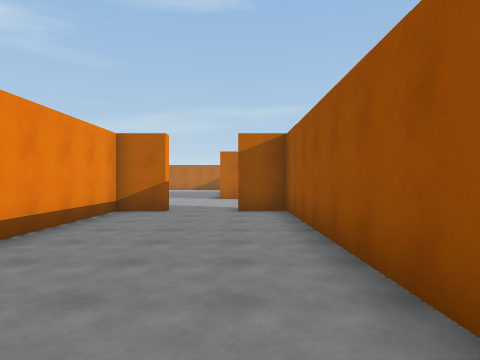
View 1 (above)

24 first-person views from a walk through a scene from a Unity 3-D project. The camera is 1.5 m above the floor, looks level and sees 70° across. The floor is counted in squares, 2 m on a side. Each view is taken from the middle of a square. On the plan, view 1 faces up. The plan holds only what a view shows up to about 11 squares ahead; the rest is blank. The place goes on beyond the plan. The player character is not drawn.

View 2
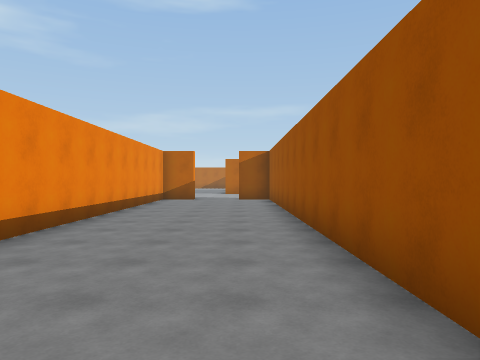

View 3
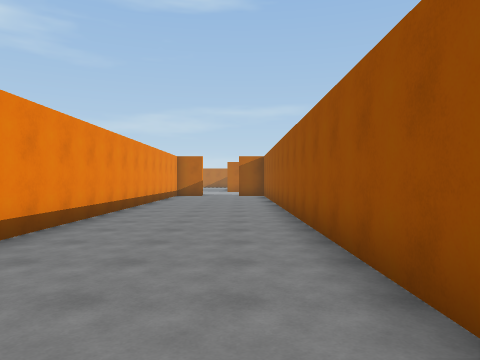

View 4
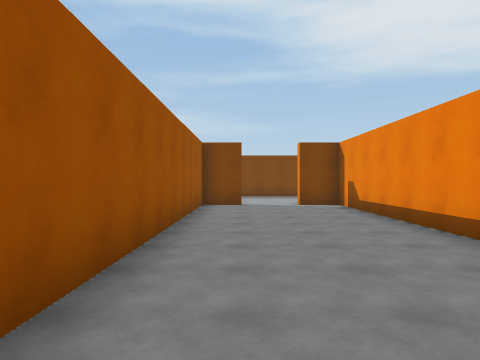

View 5
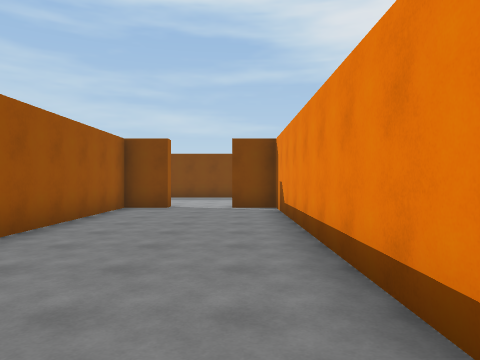

View 6
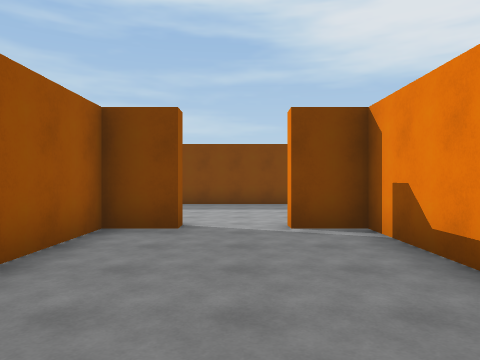

View 7
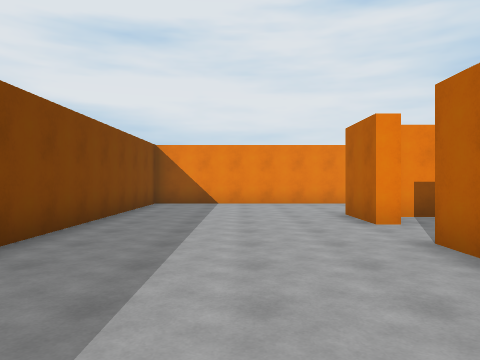

View 8
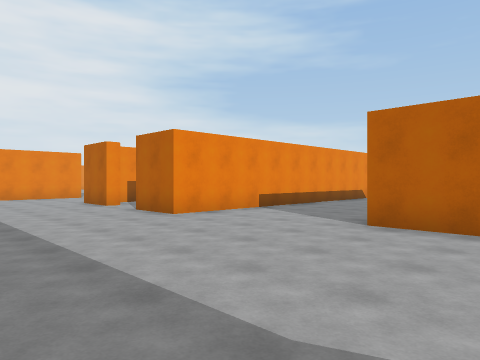

View 9
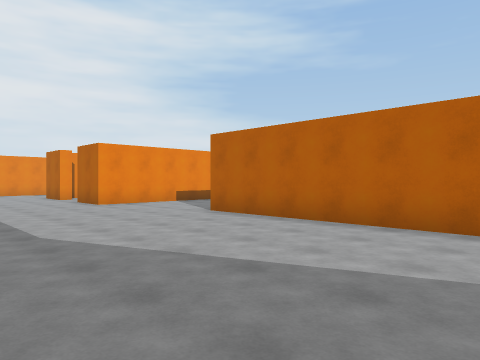

View 10
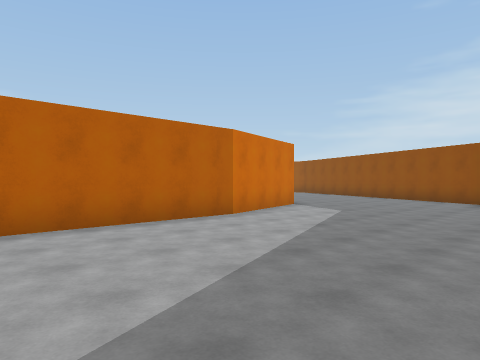

View 11
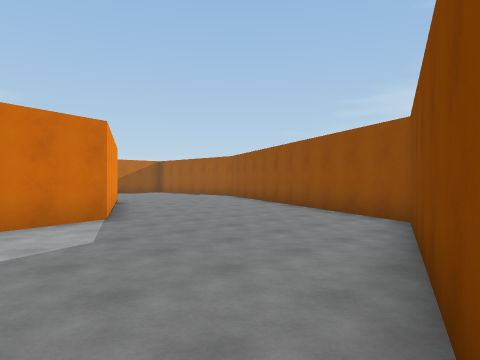

View 12
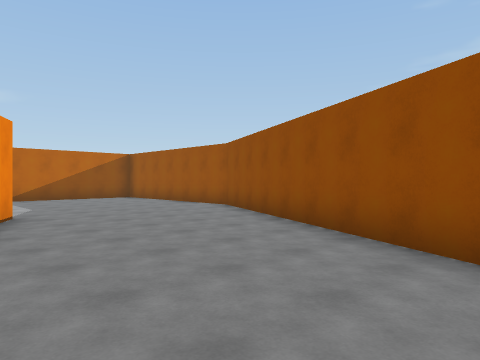

View 13
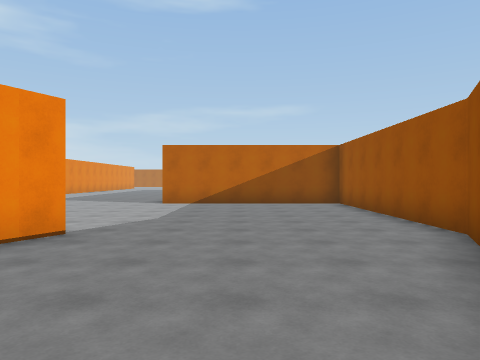

View 14
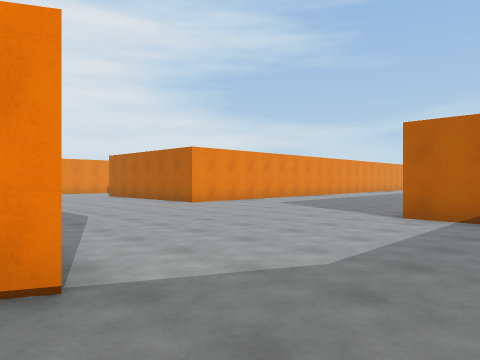

View 15
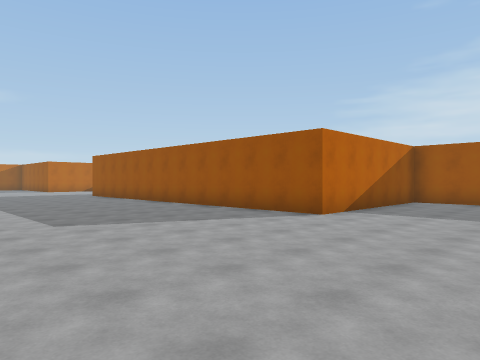

View 16
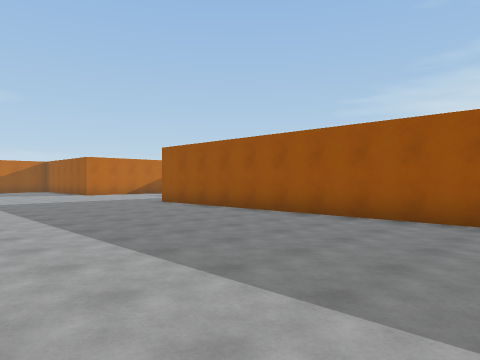

View 17
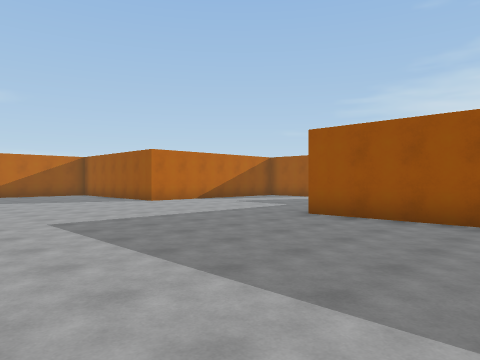

View 18
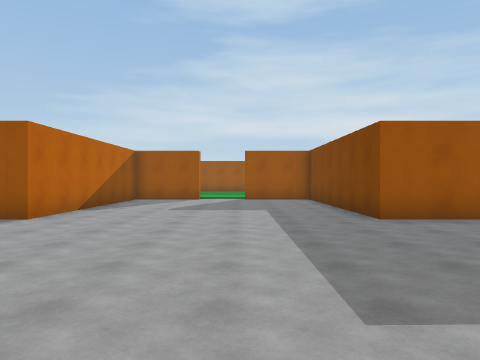

View 19
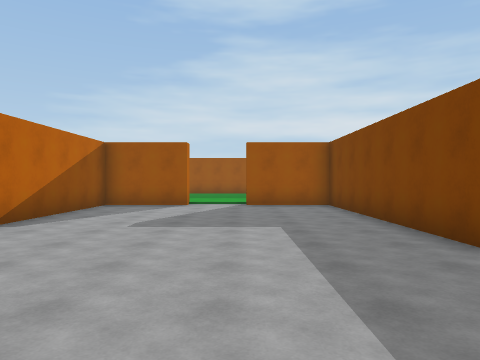

View 20
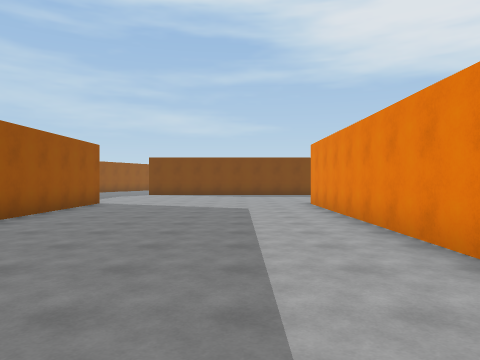

View 21
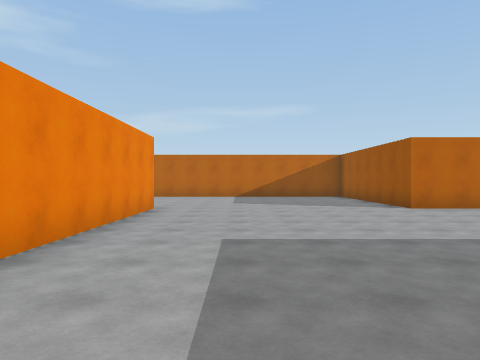

View 22
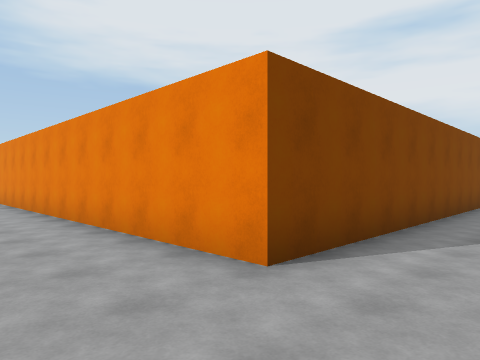

View 23
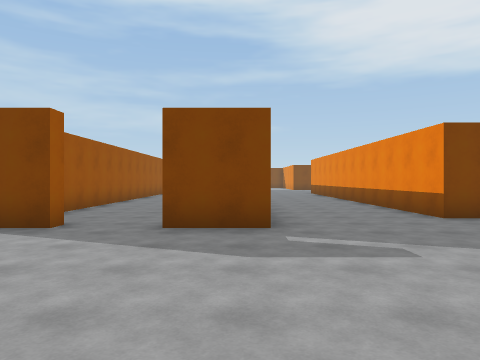

View 24
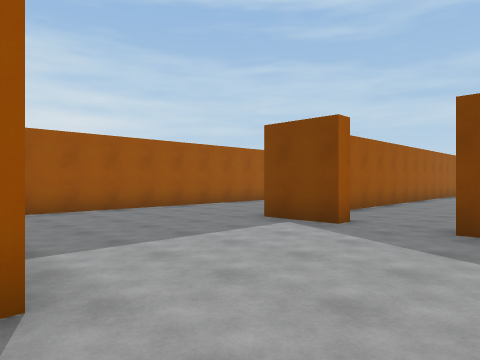

### Floor plan
Points are (right, up) in squares from view 1. A wall is a line through its corners. A room is listed if a view was taken in it or the views show most of it. See-through windows are left out.
Room 1 (views 1, 2, 3, 4, 5, 6)
walls: (0, -12.3) (1.1, -12.3) (1.1, 8.2) (0, 8.2); (-1.8, 8.2) (-3, 8.2) (-3, -12.3) (-1.8, -12.3)
ways out: opening at (-1, -12) to room 2; opening at (-1, 9) to room 2
Room 2 (views 7, 8, 9, 10, 11, 12, 13, 14, 15, 16, 17, 18, 19, 20, 21, 22, 23, 24)
walls: (5.5, 6.9) (5.5, 12.1); (1.6, -7.8) (1.6, -12.7) (0, -12.7) (0, -12.3); (0, 8.2) (0, 8.7) (1.6, 8.7); (18.6, -5.2) (15.8, -10.6) (12.3, -11.5); (12.2, -11.5) (5.5, -11.5); (-3.5, 8.7) (-1.8, 8.7); (-1.8, -12.3) (-1.8, -12.7) (-3.5, -12.7); (-7.8, 7.3) (-7, 7.3) (-7, 3); (14.2, -16.8) (19.2, -14.9); (19.4, -15) (24.1, -5.3) (24.2, 1) (18.5, 1) (18.5, 13.3) (25.2, 13.3) (25.2, 15.9); (-7, -11.5) (-7, -17.7) (0.9, -17.7); (3, 20.1) (11.7, 20.1) (11.7, 1); (25.8, 17.6) (25.2, 17.6) (25.2, 20) (18.5, 20) (18.5, 22)
ways out: opening at (-1, -12) to room 1; opening at (-1, 9) to room 1

Positions as (right, up) in squares from view 1, and headings:
1: (0, 0), facing up
2: (0, -5), facing up
3: (0, -8), facing up
4: (0, -2), facing down
5: (-2, -3), facing down
6: (-1, -7), facing down
7: (4, -15), facing left
8: (8, -17), facing up-left
9: (12, -17), facing up-left
10: (7, -17), facing up-right
11: (13, -17), facing up-right
12: (17, -13), facing up-right
13: (21, -10), facing up
14: (21, -6), facing up-left
15: (12, -3), facing up-right
16: (12, 3), facing up-right
17: (12, 9), facing up-right
18: (12, 16), facing right
19: (15, 16), facing right
20: (14, 12), facing down
21: (14, 11), facing up
22: (14, 22), facing down-left
23: (-3, 14), facing down
24: (-3, 14), facing down-right
